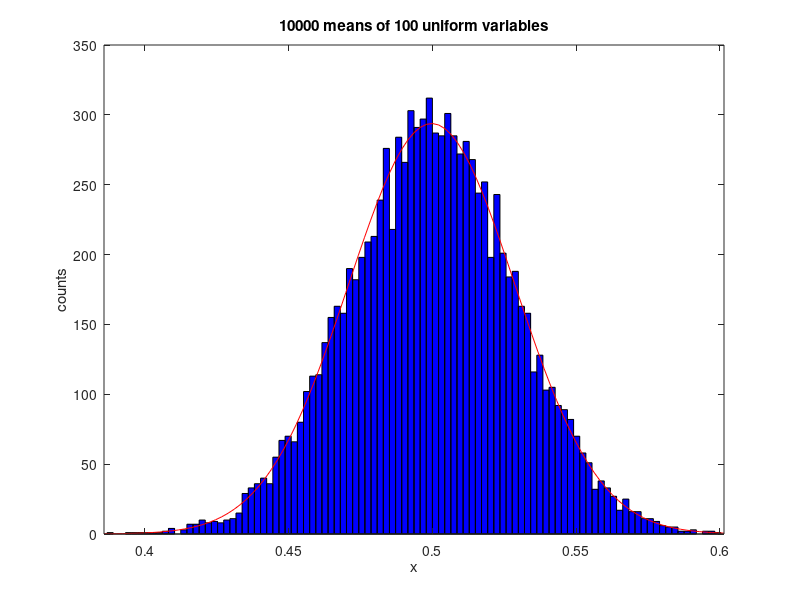

Source code (MATLAB):
% Exercise 2.6: Simulation of the central limiti theorem
nvar = 100;
n = 10000;
bins = 100;

yV = mean(rand(nvar,n));
figure(1)
clf
histfit(yV,bins);
xlabel('x')
ylabel('counts')
title(sprintf('%d means of %d uniform variables',n,nvar))
